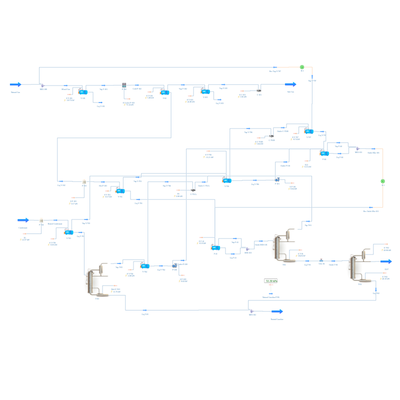
#> input picture operability/graphical_abstract/flowsheet.png, 400 x 400 px
$ python graphical_abstract.py
#> lines starting #> are read from the running program, lines starting #| are printed output that depends on the picture
"""
Graphical Abstract — Operability Analysis of a Natural Gas Processing Plant
===========================================================================
Generates a 1328x531 px (2x=2656x1062) graphical abstract using PIL.

Layout:
  Col 1: Process flowsheet (DWSIM)
  Col 2: LPG_C5 x NG_RVP trade-off with DOS boundary (Fig 4a)
  Col 3: LPG_C2 x NG_RVP feasible region with SLSQP at active constraints (Fig 5)
  Bottom: 4 Key Findings cards

Requirements:
    pip install Pillow matplotlib numpy pandas

Usage:
    - Adjust FLOWSHEET_PATH, AOS_PLOT_PATH, and DATASET_PATH below
    - Run: python graphical_abstract.py

Authors: Gabriel F. Ferraz, Roymel R. Carpio, Nicolas Spogis
"""

from PIL import Image, ImageDraw, ImageFont
import numpy as np
import pandas as pd
import matplotlib
matplotlib.use("Agg")
import matplotlib.pyplot as plt
import os

# ============================================================
# PATHS — adjust to your local files
# ============================================================
FLOWSHEET_PATH = "graphical_abstract/flowsheet.png"
AOS_PLOT_PATH  = "figures/fig8_lpgc5_ngrvp_tradeoff.png"
DATASET_PATH   = "../datasets/dataset_clean.csv"
OUTPUT_DIR     = "graphical_abstract"
os.makedirs(OUTPUT_DIR, exist_ok=True)

# ============================================================
# CONFIG
# ============================================================
SCALE = 2
W, H = 1328 * SCALE, 531 * SCALE

# Colors (RGB)
C_BG      = (250, 251, 253)
C_DARK    = (26, 26, 46)
C_TEAL    = (13, 115, 119)
C_ACCENT  = (214, 39, 40)
C_BLUE    = (31, 119, 180)
C_GREEN   = (44, 160, 44)
C_PURPLE  = (123, 45, 142)
C_LGRAY   = (237, 242, 247)
C_WHITE   = (255, 255, 255)
C_TEXT    = (50, 50, 50)
C_SUBTEXT = (74, 85, 104)

C_ACCENT_LIGHT = (254, 235, 235)
C_BLUE_LIGHT   = (230, 242, 255)
C_GREEN_LIGHT  = (230, 252, 237)
C_PURPLE_LIGHT = (243, 232, 250)

# Layout
H_TITLE = int(H * 0.11)
H_MID   = int(H * 0.58)
H_GAP1  = int(H * 0.015)

COL_PAD  = int(W * 0.012)
COL_GAP  = int(W * 0.04)  # Wide gap for visible arrows
USABLE_W = W - 2 * COL_PAD
COL_W1   = int((USABLE_W - 2 * COL_GAP) * 0.30)
COL_W2   = int((USABLE_W - 2 * COL_GAP) * 0.37)
COL_W3   = USABLE_W - COL_W1 - COL_W2 - 2 * COL_GAP


# ============================================================
# HELPERS
# ============================================================
def get_font(size, bold=False):
#> called with size = 44, bold = True
    candidates = ([
        "/usr/share/fonts/truetype/dejavu/DejaVuSerif-Bold.ttf",
        "/usr/share/fonts/truetype/liberation/LiberationSerif-Bold.ttf",
        "C:/Windows/Fonts/timesbd.ttf",
        "C:/Windows/Fonts/georgiabd.ttf",
    ] if bold else [
        "/usr/share/fonts/truetype/dejavu/DejaVuSerif.ttf",
        "/usr/share/fonts/truetype/liberation/LiberationSerif-Regular.ttf",
        "C:/Windows/Fonts/times.ttf",
        "C:/Windows/Fonts/georgia.ttf",
    ])
    for p in candidates:
        try:
            return ImageFont.truetype(p, size)
        except (OSError, IOError):
            pass
    return ImageFont.load_default()


def draw_rounded_rect(draw, xy, fill, radius=8, outline=None, width=1):
    draw.rounded_rectangle(xy, radius=radius, fill=fill, outline=outline, width=width)


def center_text(draw, text, x_center, y, font, fill):
    bbox = draw.textbbox((0, 0), text, font=font)
    tw = bbox[2] - bbox[0]
    draw.text((x_center - tw // 2, y), text, font=font, fill=fill)


def fit_image(img, max_w, max_h):
    ratio = min(max_w / img.width, max_h / img.height)
    return img.resize((int(img.width * ratio), int(img.height * ratio)), Image.LANCZOS)


def auto_crop(img, margin=15):
    arr = np.array(img)
    gray = np.mean(arr, axis=2)
    rows = np.where(gray < 250)[0]
    cols = np.where(gray < 250)[1]
    if len(rows) > 0 and len(cols) > 0:
        return img.crop((max(0, cols.min() - margin), max(0, rows.min() - margin),
                         min(img.width, cols.max() + margin),
                         min(img.height, rows.max() + margin)))
    return img


def draw_arrow(draw, x1, x2, y, color):
    """Draw a proper arrow with long shaft + triangular head."""
    head_w = 24   # triangle depth (pixels)
    head_h = 18   # triangle half-height
    shaft_h = 5   # shaft half-thickness
    shaft_end = x2 - head_w
    # Shaft
    draw.rectangle([(x1, y - shaft_h), (shaft_end, y + shaft_h)], fill=color)
    # Arrowhead
    draw.polygon([(x2, y), (shaft_end, y - head_h), (shaft_end, y + head_h)], fill=color)


def make_fig5_plot(dataset_path):
    """
    Generate Figure 5 from the paper: LPG_C2 vs NG_RVP for feasible points
    with SLSQP optimal at the intersection of active constraints.

    Column mapping from dataset_clean.csv:
        GVC1     = SG_C1   (methane in SG, mol%)
        GVC2     = LPG_C2  (ethane in LPG, mol%)
        GVC5     = LPG_C5  (C5+ in LPG, mol%)
        GVC5_PVR = NG_RVP  (Reid Vapour Pressure of NG, kPa)
        Sales_Price = Revenue ($/h)
    """
    df = pd.read_csv(dataset_path)
    feas = df[
        (df["GVC1"] >= 80) &
        (df["GVC2"] <= 12) &
        (df["GVC5"] <= 2) &
        (df["GVC5_PVR"] <= 76)
    ]

    fig, ax = plt.subplots(figsize=(4.5, 3.5), dpi=150)
    fig.patch.set_facecolor("white")
    ax.set_facecolor("white")

    sc = ax.scatter(feas["GVC2"], feas["GVC5_PVR"], c=feas["Sales_Price"],
                    cmap="viridis", s=20, alpha=0.8, edgecolors="none", zorder=2)
    ax.axhline(76, color="#d62728", ls="--", lw=1.5, label="NG_RVP = 76", zorder=1)
    ax.axvline(12, color="#1f77b4", ls="--", lw=1.5, label="LPG_C2 = 12", zorder=1)

    # SLSQP optimal at constraint intersection
    ax.scatter([12.0], [76.0], marker="*", s=250, c="#ff7f0e",
              edgecolors="black", linewidths=0.8, zorder=5,
              label="SLSQP (663.85 $/h)")

    ax.set_xlabel("LPG_C2 (Ethane in LPG, mol%)", fontsize=9, fontfamily="serif")
    ax.set_ylabel("NG_RVP (kPa)", fontsize=9, fontfamily="serif")
    ax.set_title("Active constraints at optimal", fontsize=9,
                 fontfamily="serif", fontweight="bold")
    ax.tick_params(labelsize=7)
    ax.legend(fontsize=6.5, loc="lower left", framealpha=0.9)

    cb = fig.colorbar(sc, ax=ax, pad=0.02)
    cb.set_label("Revenue ($/h)", fontsize=8, fontfamily="serif")
    cb.ax.tick_params(labelsize=7)

    plt.tight_layout()
    tmp = os.path.join(OUTPUT_DIR, "_tmp_fig5.png")
    fig.savefig(tmp, dpi=200, bbox_inches="tight", facecolor="white")
    plt.close()
    return Image.open(tmp)


# ============================================================
# BUILD CANVAS
# ============================================================
canvas = Image.new("RGB", (W, H), C_BG)
draw = ImageDraw.Draw(canvas)

# Fonts
f_title  = get_font(int(22 * SCALE), bold=True)
f_sub    = get_font(int(11 * SCALE))
f_sec    = get_font(int(16 * SCALE), bold=True)
f_kf_t   = get_font(int(18 * SCALE), bold=True)
f_kf_d   = get_font(int(14 * SCALE))

# ── TITLE BAR ──
draw_rounded_rect(draw, (0, 0, W, H_TITLE), fill=C_DARK, radius=0)
center_text(draw,
    "Operability Analysis of a Natural Gas Processing Plant",
    W // 2, int(H_TITLE * 0.15), f_title, C_WHITE)
center_text(draw,
    "DWSIM Simulation  |  LHS Sampling (2000 pts)  |  SLSQP Constrained Optimization",
    W // 2, int(H_TITLE * 0.60), f_sub, (170, 180, 190))

# ── MIDDLE SECTION ──
y_mid = H_TITLE + H_GAP1
col_hdr_h = int(H_MID * 0.09)

# ── COL 1: Process Simulation (flowsheet only) ──
x1 = COL_PAD
draw_rounded_rect(draw, (x1, y_mid, x1 + COL_W1, y_mid + col_hdr_h),
                  fill=C_TEAL, radius=6)
center_text(draw, "1. Process Simulation",
            x1 + COL_W1 // 2, y_mid + int(col_hdr_h * 0.12), f_sec, C_WHITE)

flow = Image.open(FLOWSHEET_PATH)
#> flow is the input picture: PIL image 400x400 RGB; mean R, G, B 252.5, 253.3, 253.8
flow_avail_h = H_MID - col_hdr_h - 16
flow_fit = fit_image(flow, COL_W1 - 16, flow_avail_h)
flow_x = x1 + (COL_W1 - flow_fit.width) // 2
#> flow_x = 116
flow_y = y_mid + col_hdr_h + 8
draw_rounded_rect(draw, (flow_x - 4, flow_y - 4,
                          flow_x + flow_fit.width + 4, flow_y + flow_fit.height + 4),
                  fill=C_WHITE, outline=(200, 200, 200), radius=6, width=2)
canvas.paste(flow_fit, (flow_x, flow_y))
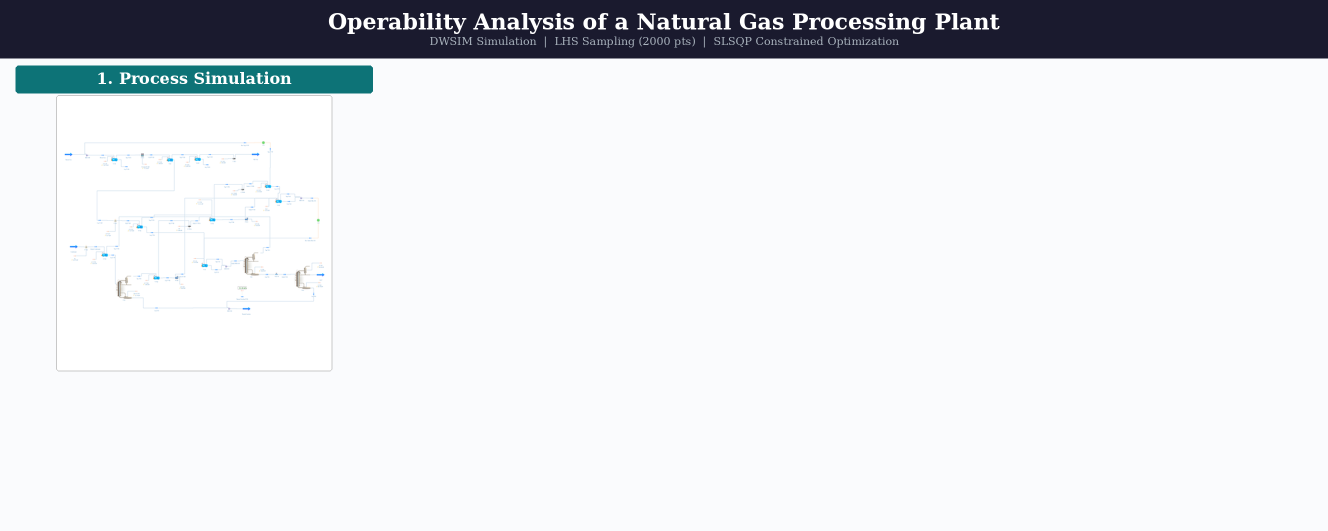
#> canvas: PIL image 2656x1062 RGB (shown at 1/2 size); mean R, G, B 224, 226.2, 229.9

# ── ARROW 1→2 ──
arrow_y = y_mid + H_MID // 2
draw_arrow(draw, x1 + COL_W1 + 8, x1 + COL_W1 + COL_GAP - 8, arrow_y, C_TEAL)

# ── COL 2: Operability & Trade-off (Fig 4a — LPG_C5 vs NG_RVP) ──
x2 = x1 + COL_W1 + COL_GAP
draw_rounded_rect(draw, (x2, y_mid, x2 + COL_W2, y_mid + col_hdr_h),
                  fill=C_TEAL, radius=6)
center_text(draw, "2. Operability & Trade-off",
            x2 + COL_W2 // 2, y_mid + int(col_hdr_h * 0.12), f_sec, C_WHITE)

aos = auto_crop(Image.open(AOS_PLOT_PATH))
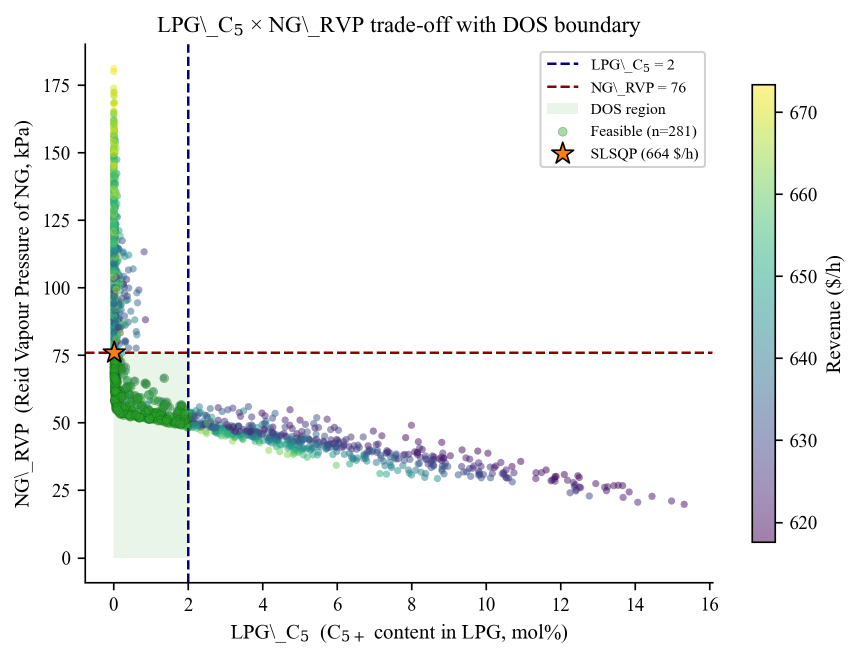
#> input picture operability/figures/fig8_lpgc5_ngrvp_tradeoff.png, 1720 x 1317 px (shown at 1/2 size)
#> in auto_crop, arr is the input picture: shape (1317, 1720, 4); mean R, G, B, A 242.9, 244.6, 244, 255
#> in auto_crop, `gray = np.mean(arr, axis=2)`:
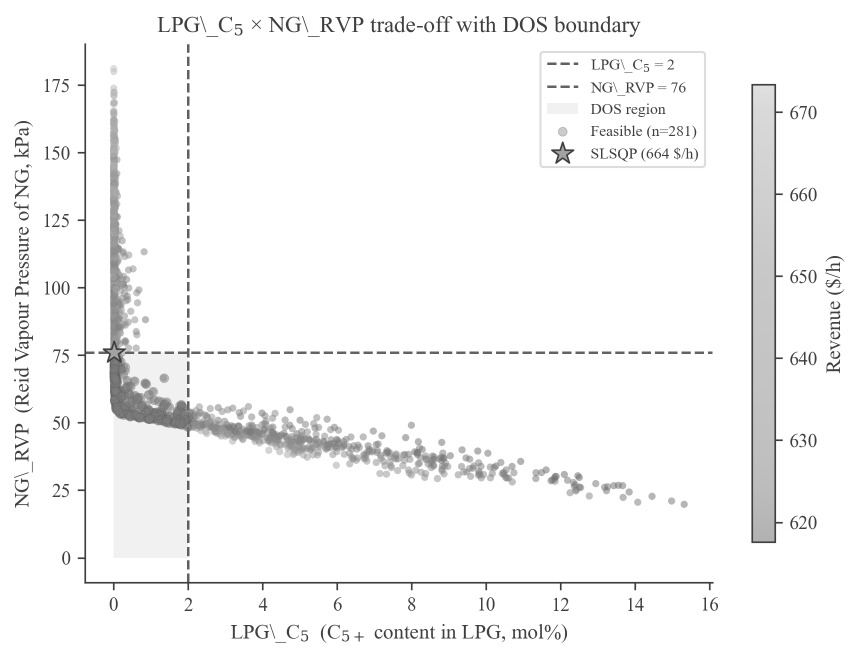
#> gray: shape (1317, 1720) float64 (shown at 1/2 size); min 63.75, max 255, mean 246.6
#> in auto_crop, `return img.crop((max(0, cols.min() - margin), max(0, rows.min() - marg..`:
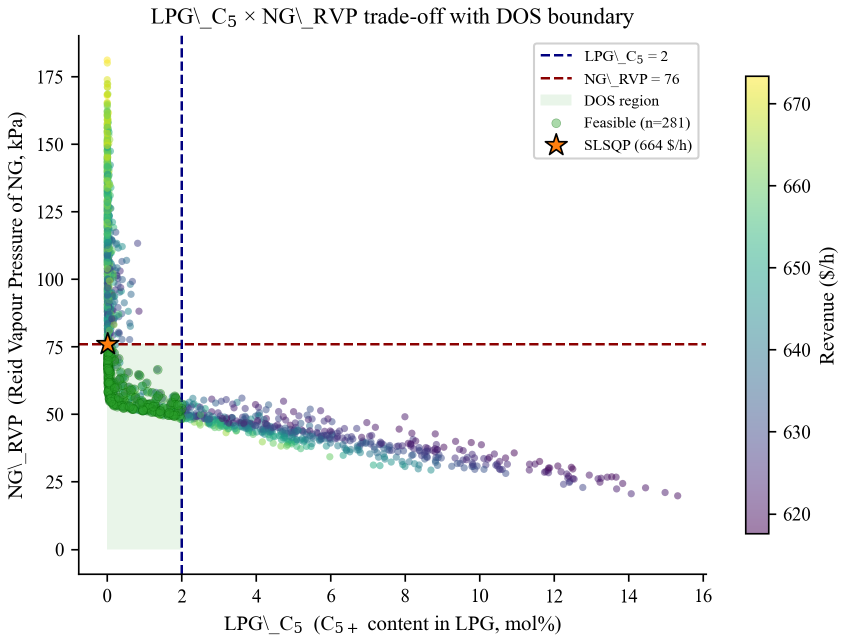
#> returned value: PIL image 1690x1283 RGBA (shown at 1/2 size); mean R, G, B, A 242.4, 244.1, 243.5, 255
aos_fit = fit_image(aos, COL_W2 - 16, H_MID - col_hdr_h - 16)
#> call 2 of fit_image, with max_w = 865, max_h = 544
#> in fit_image (call 2), `return img.resize((int(img.width * ratio), int(img.height * ratio)), I..`:
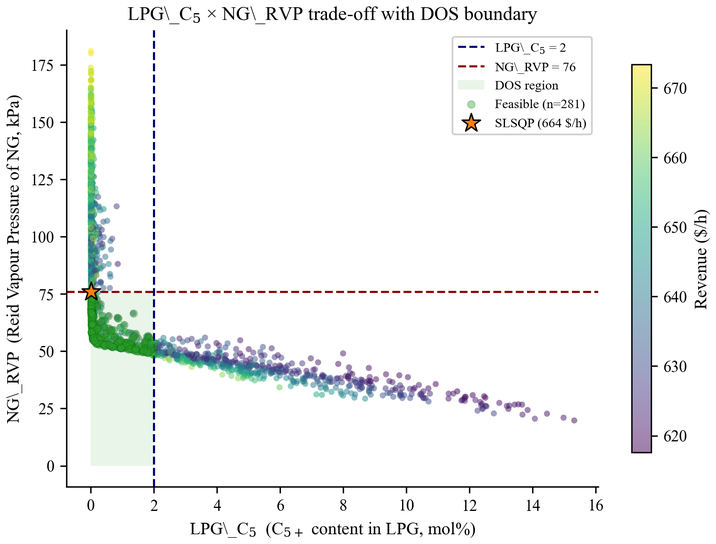
#> returned value: PIL image 716x544 RGBA; mean R, G, B, A 242.1, 243.8, 243.1, 255
aos_x = x2 + (COL_W2 - aos_fit.width) // 2
#> aos_x = 933
aos_y = y_mid + col_hdr_h + 8
draw_rounded_rect(draw, (aos_x - 4, aos_y - 4,
                          aos_x + aos_fit.width + 4, aos_y + aos_fit.height + 4),
                  fill=C_WHITE, outline=(200, 200, 200), radius=6, width=2)
canvas.paste(aos_fit, (aos_x, aos_y))
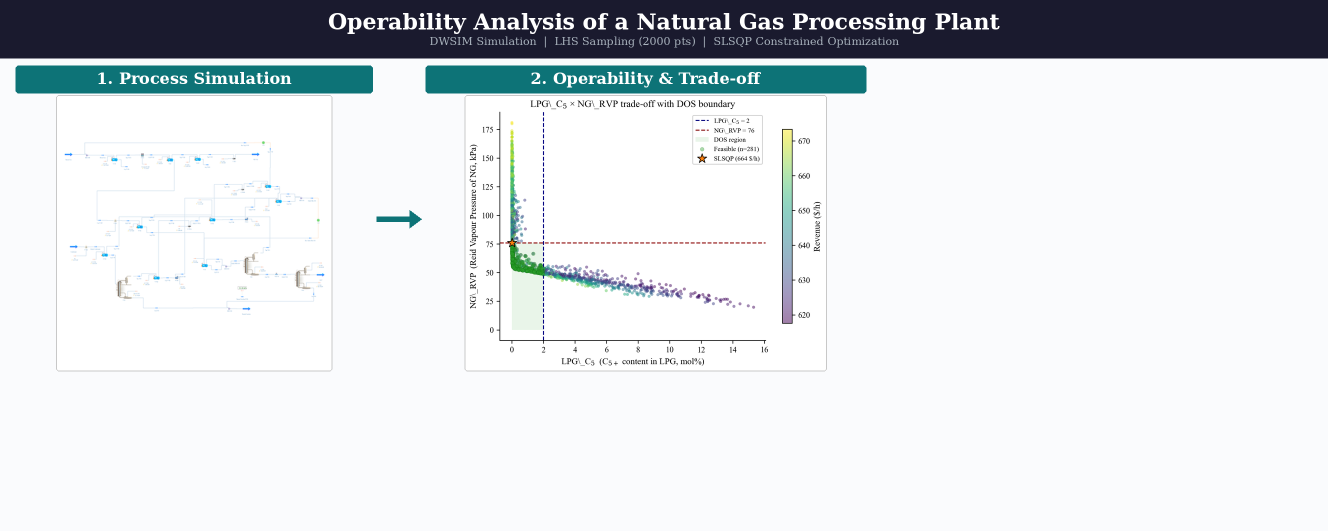
#> canvas: PIL image 2656x1062 RGB (shown at 1/2 size); mean R, G, B 218.9, 222.8, 226.2

# ── ARROW 2→3 ──
draw_arrow(draw, x2 + COL_W2 + 8, x2 + COL_W2 + COL_GAP - 8, arrow_y, C_TEAL)

# ── COL 3: Constrained Optimum (Fig 5 — LPG_C2 vs NG_RVP feasible) ──
x3 = x2 + COL_W2 + COL_GAP
draw_rounded_rect(draw, (x3, y_mid, x3 + COL_W3, y_mid + col_hdr_h),
                  fill=C_TEAL, radius=6)
center_text(draw, "3. Constrained Optimum",
            x3 + COL_W3 // 2, y_mid + int(col_hdr_h * 0.12), f_sec, C_WHITE)

fig5_img = make_fig5_plot(DATASET_PATH)
#> (the run stopped early here; a loop or call above may not have finished)
